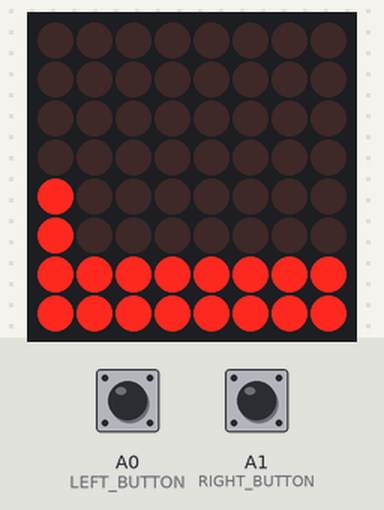
A sketch run on a simulated Arduino Uno, built with avr-gcc and run on an emulated ATmega328P. Shown: 8×8 LED matrix. Wiring (inferred from the names in the program): LED matrix (orientation assumed): rows pin 2, pin 7, A5, pin 5, pin 13, A4, pin 12, A2; columns pin 6, pin 11, pin 10, pin 3, A3, pin 4, pin 8, pin 9. The test bench sets the inputs (shaded band); at power-on: A0 (LEFT_BUTTON) HIGH, A1 (RIGHT_BUTTON) HIGH. Random numbers use the default seed unless the sketch sets one.

Above: at 1.6 s.
1.7 s: A0 (LEFT_BUTTON) pulled LOW for 0.6 s
At 2.01 s:
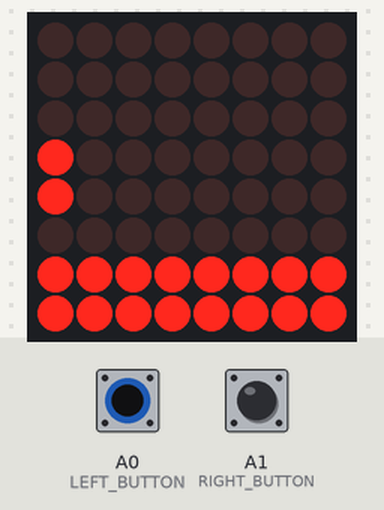
5.3 s: A1 (RIGHT_BUTTON) pulled LOW for 0.6 s
At 5.65 s:
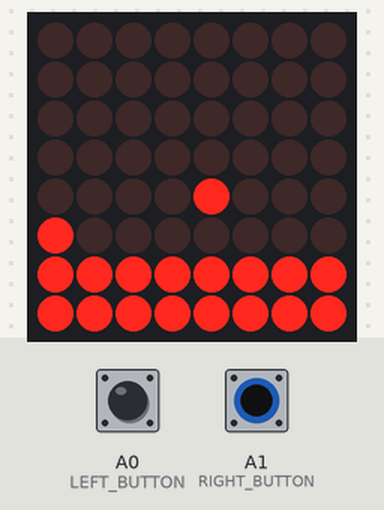
8.1 s: A1 (RIGHT_BUTTON) pulled LOW for 1 s
At 9.32 s:
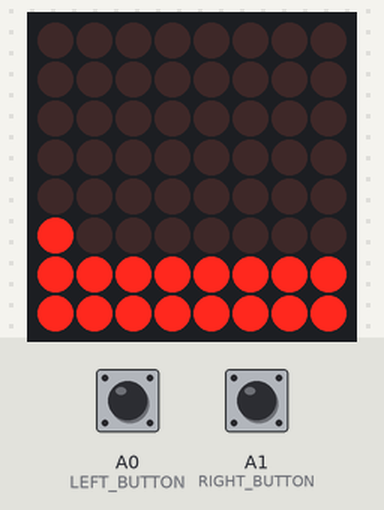
12.1 s: A0 (LEFT_BUTTON) pulled LOW for 1 s
At 12.74 s:
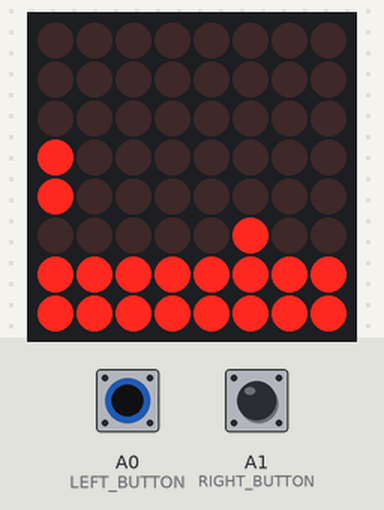
14.8 s: A1 (RIGHT_BUTTON) pulled LOW for 3.2 s
At 18.22 s:
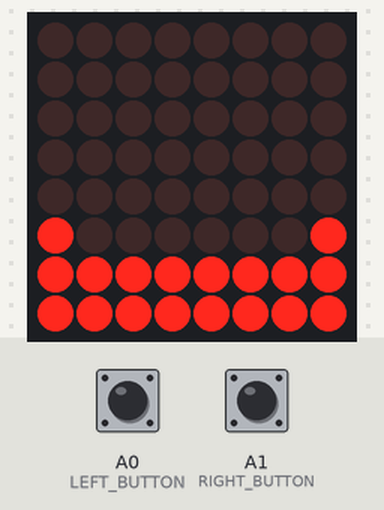
Timing chart, 0 to 19.7 s (numbered marks = the images above; inputs shaded):
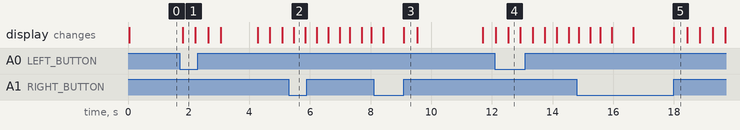

Measured:
- what the display in image 1 shows lasts 0.4 s, from 1.8 s to 2.2 s

The sketch:

arduino_game.ino
```cpp
int ROWS[] = {2, 7, A5, 5, 13, A4, 12, A2};
int COLS[] = {6, 11, 10, 3, A3, 4, 8, 9};
int LEFT_BUTTON = A0;
int RIGHT_BUTTON = A1;

unsigned char screen[8][8];

void setup()
{
  pinMode(LEFT_BUTTON, INPUT);
  pinMode(RIGHT_BUTTON, INPUT);
  digitalWrite(LEFT_BUTTON, HIGH);
  digitalWrite(RIGHT_BUTTON, HIGH);
  for (int i = 0; i < 8; i++)
  {
    pinMode(ROWS[i], OUTPUT);
    pinMode(COLS[i], OUTPUT);
  }
}

int delta = 100;
void loop()
{
  Update();
  Wait(delta / 2);
  delta -= 1;
  if (delta < 20) delta = 20;
}

int jump_state = 0;  // 1,2 - 3,4
int duck_state = 0;
int player_pos = 3;  // 3-4
int enemy_pos = 0;
int enemy_type = 0;
boolean new_game = 1;

void Update()
{
  if (new_game) {
    delta = 100;
    jump_state = 0;
    duck_state = 0;
    player_pos = 3;
    enemy_pos = 0;
    enemy_type = 0;
    new_game = 0;
  }

  boolean jump = 1 - digitalRead(LEFT_BUTTON);
  boolean duck = 1 - digitalRead(RIGHT_BUTTON);

  if (!jump_state && !duck && jump)
  {
    jump_state = 1;
  }

  if (jump_state)
  {
    if (jump_state > 4)
    {
      jump_state = 0;
    }
    else
    {
      player_pos += (jump_state > 2 ? -1 : 1);
      jump_state += 1;
    }
  }
  else if (duck && !duck_state) {
    player_pos -= 1;
    duck_state = 1;
  }
  else if (!duck && duck_state) {
    player_pos += 1;
    duck_state = 0;
  }

  enemy_pos -= 1;
  if (enemy_pos < 0)
  {
    enemy_pos = random(10, 20);
    enemy_type = random(2);
  }

  // collision check
  if (enemy_pos == 0 && (enemy_type == 0 && player_pos < 4 || enemy_type == 1 && player_pos >= 3))
  {
    GameOver();
    return;
  }

  // draw screen
  for (int i = 0; i < 8; ++i) {
    for (int j = 0; j < 8; ++j) {
      screen[i][j] = 0;
    }
  }
  for (int i = 6; i < 8; ++i) {
    for (int j = 0; j < 8; ++j) {
      screen[i][j] = 1;
    }
  }
  screen[8 - player_pos - 1][0] = 1;
  screen[8 - player_pos][0] = 1;
  if (enemy_pos >= 0 && enemy_pos < 8)
  {
    int row = (enemy_type == 0 ? 5 : 4);
    screen[row][enemy_pos] = 1;
  }
}

void GameOver() {
  new_game = 1;
  for (int t = 0; t < 5; ++t) {
    for (int i = 0; i < 8; ++i) {
      for (int j = 0; j < 8; ++j) {
        screen[i][j] = t % 2;
      }
    }
    Wait(40);
  }
}

void Wait(int t)
{
  for (int k = 0; k < t; ++k) Display();
}

void Display()
{
  for (int c = 0; c < 8; c++)
  {
    digitalWrite(COLS[c], LOW);
    for (int r = 0; r < 8; r++)
    {
      digitalWrite(ROWS[r], screen[r][c]);
    }
    delay(1);
    Clear();
  }
}

void Clear()
{
  for (int i = 0; i < 8; i++)
  {
    digitalWrite(ROWS[i], LOW);
    digitalWrite(COLS[i], HIGH);
  }
}
```
